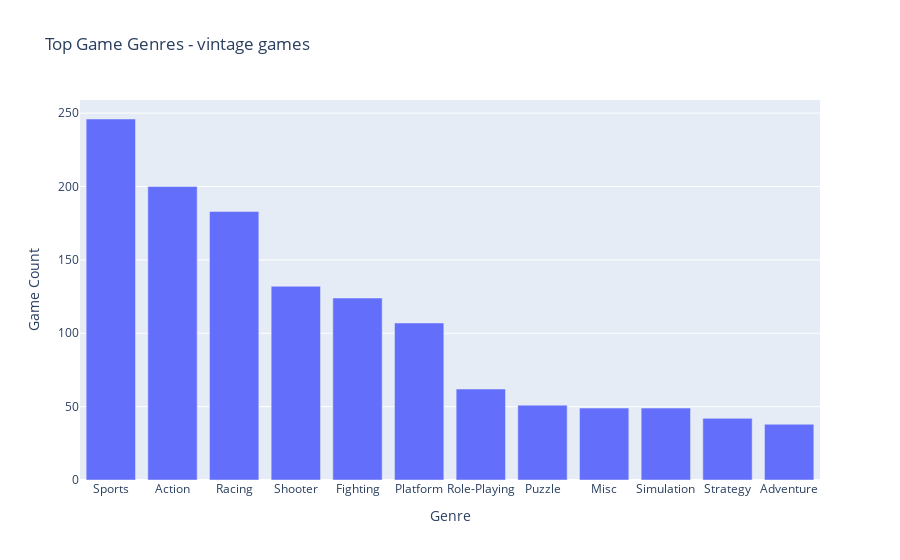

Notebook cell for this chart:
### Code cell
# Bar Graph of top Genres
fig = px.bar(sorted_genre_count, title="Top Game Genres - vintage games", x="Genre", y="Game Count")
fig.show()
fig.write_html("../static/img/vintagegenres.html")

### Figure 1 — Plotly figure (JSON) as saved in the notebook; plotly's stock layout.template omitted (floating-point values rounded to 4 significant figures)
{"data": [{"alignmentgroup": "True", "hovertemplate": "Genre=%{x}<br>Game Count=%{y}<extra></extra>", "legendgroup": "", "marker": {"color": "#636efa"}, "name": "", "offsetgroup": "", "orientation": "v", "showlegend": false, "textposition": "auto", "type": "bar", "x": ["Sports", "Action", "Racing", "Shooter", "Fighting", "Platform", "Role-Playing", "Puzzle", "Misc", "Simulation", "Strategy", "Adventure"], "xaxis": "x", "y": [246, 200, 183, 132, 124, 107, 62, 51, 49, 49, 42, 38], "yaxis": "y"}], "layout": {"barmode": "relative", "legend": {"tracegroupgap": 0}, "title": {"text": "Top Game Genres - vintage games"}, "xaxis": {"anchor": "y", "domain": [0, 1], "title": {"text": "Genre"}}, "yaxis": {"anchor": "x", "domain": [0, 1], "title": {"text": "Game Count"}}}}
